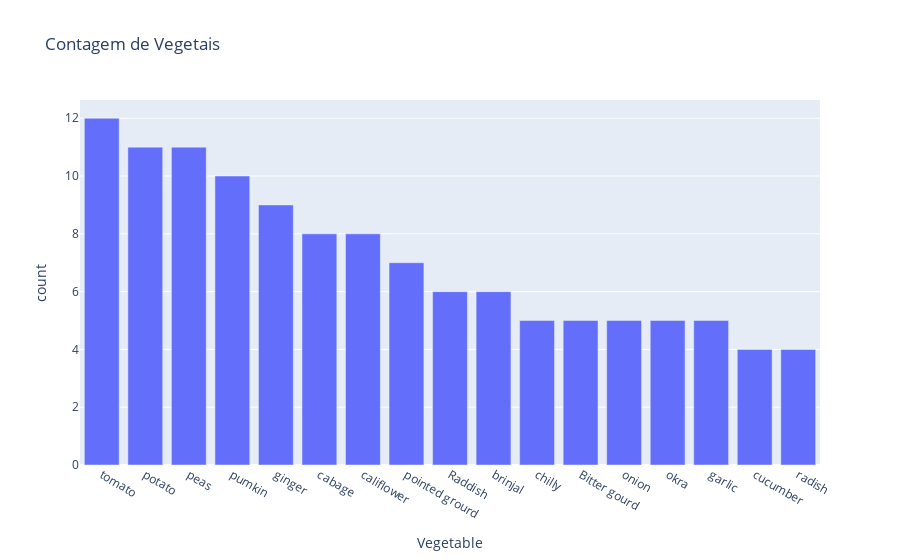

Notebook code cell kept with this figure:
### Code cell
fig = px.bar(
    data_frame=count_vegetable,
    x="Vegetable",
    y="count",
    title="Contagem de Vegetais",
)

fig.show()

### Figure 1 — Plotly figure (JSON) as saved in the notebook; plotly's stock layout.template omitted (floating-point values rounded to 4 significant figures)
{"data": [{"alignmentgroup": "True", "hovertemplate": "Vegetable=%{x}<br>count=%{y}<extra></extra>", "legendgroup": "", "marker": {"color": "#636efa", "pattern": {"shape": ""}}, "name": "", "offsetgroup": "", "orientation": "v", "showlegend": false, "textposition": "auto", "type": "bar", "x": ["tomato ", "potato", "peas", "pumkin", "ginger", "cabage", "califlower", "pointed grourd ", "Raddish", "brinjal", "chilly", "Bitter gourd", "onion", "okra", "garlic", "cucumber", "radish"], "xaxis": "x", "y": [12, 11, 11, 10, 9, 8, 8, 7, 6, 6, 5, 5, 5, 5, 5, 4, 4], "yaxis": "y"}], "layout": {"barmode": "relative", "legend": {"tracegroupgap": 0}, "title": {"text": "Contagem de Vegetais"}, "xaxis": {"anchor": "y", "domain": [0, 1], "title": {"text": "Vegetable"}}, "yaxis": {"anchor": "x", "domain": [0, 1], "title": {"text": "count"}}}}
